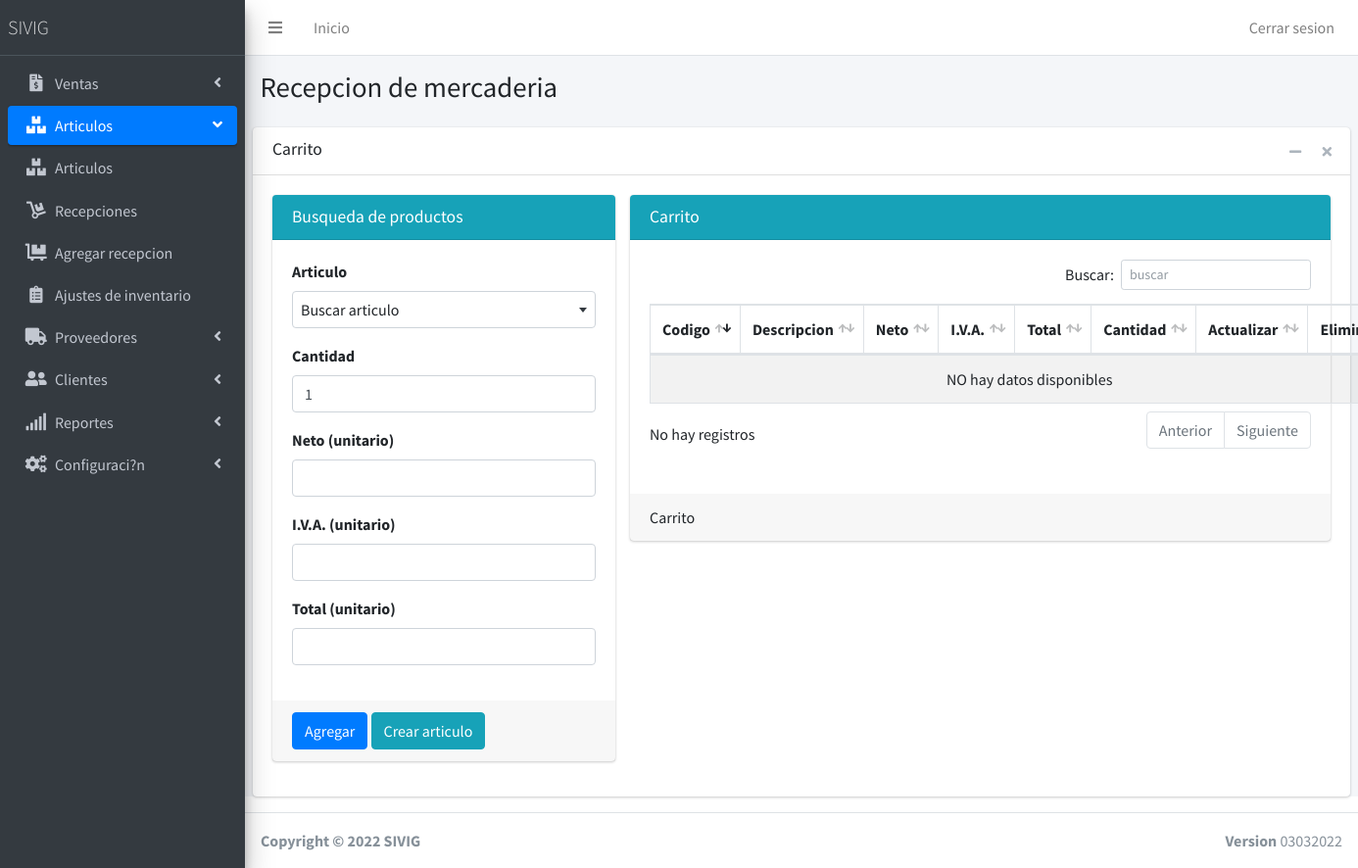
The app's page /AgregarRecepcion (signed in), older data.
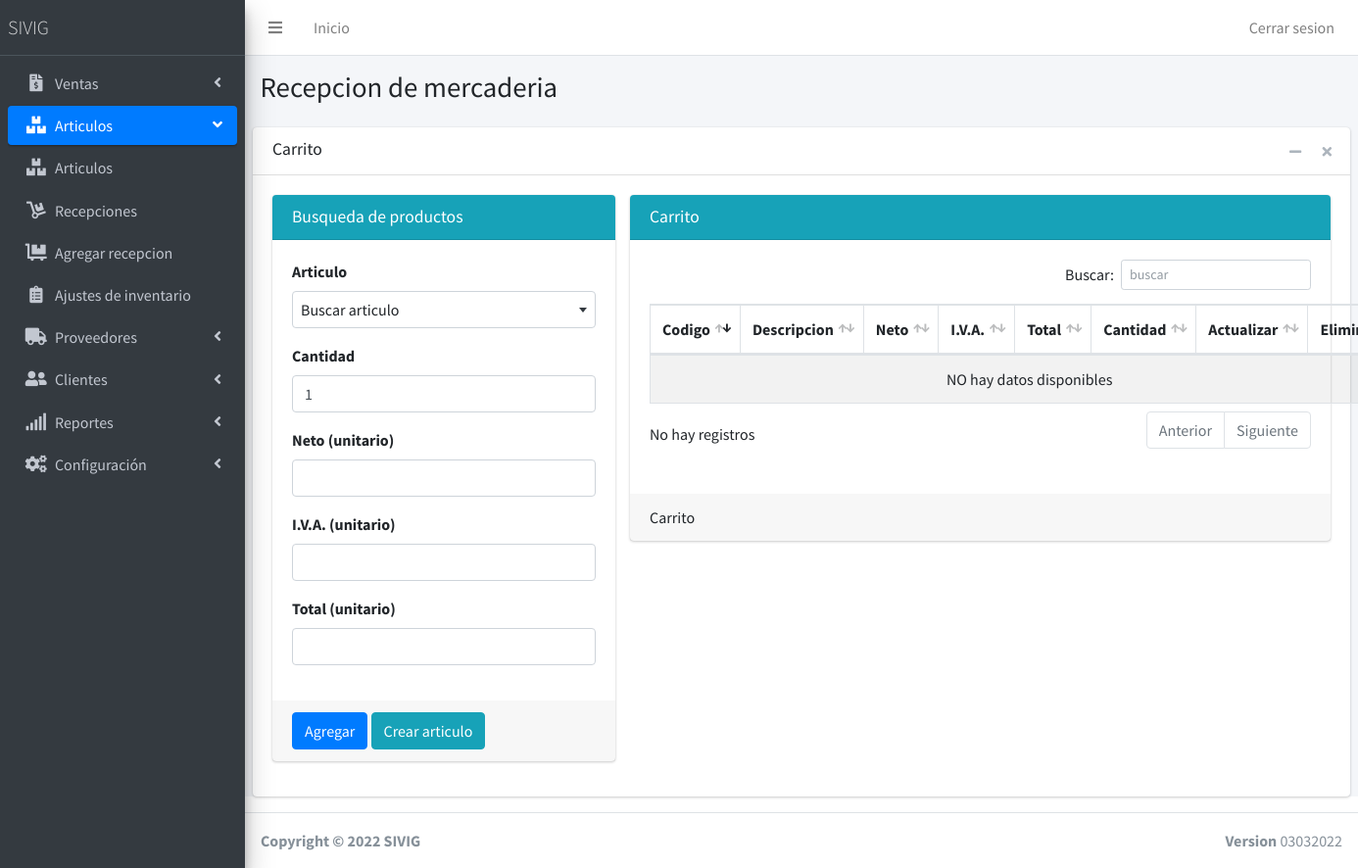
The same page, newer data.
### tables this page shows
CREATE TABLE grupospaginas (
  idgrupo int(11) NOT NULL,
  nombregrupo varchar(120) NOT NULL,
  imagengrupo varchar(120) NOT NULL,
  posicion int(11) NOT NULL
);

### Model/dbConection.php (called while the page is built)
<?php
class DB
{
	private $host;
	private $db;
	private $user;
	private $password;
	private $amb = 'DEV';
	public function __construct()
	{
		if ($this->amb == 'DEV') {
			$this->host = 'localhost';
			$this->db = 'sivig';
			$this->user = 'root';
			$this->password = '';
		} else {
			$this->host = 'localhost';
			$this->db = 'orhanoik_SIVIG';
			$this->user = 'orhanoik_sivig';
			$this->password = 'sivig2021-';
		}
	}
	public function connect()
	{
		try {
			$connection = "mysql:host=" . $this->host . ";dbname=" . $this->db;
			$options = [
				PDO::ATTR_ERRMODE => PDO::ERRMODE_EXCEPTION,
				PDO::ATTR_EMULATE_PREPARES => false,
				PDO::MYSQL_ATTR_INIT_COMMAND => "SET NAMES utf8",
			];
			$pdo = new PDO($connection, $this->user, $this->password, $options);
			return $pdo;
		} catch (PDOException $e) {
			print_r('Error conenection: ' . $e->getMessage());
		}
	}
}

### Controller/MenuController.php (called while the page is built, shortened)
<?php
include 'Model/dbConection.php';
class Menu extends DB{
        public function GetGrupoPagina($idpagina){
            $query = $this->connect()->prepare('SELECT grupopagina FROM paginas WHERE Idpagina = :idpagina');
            $query->execute(['idpagina' => $idpagina]);
            foreach ($query as $a) {
                $idgrupo = $a[0];
            }
        return $idgrupo;
    }
        public function GetGrupos(){
            $query = $this->connect()->prepare('SELECT * FROM grupospaginas ORDER BY posicion ASC');
            $query->execute();
            $grupos = array();
            foreach ($query as $g) {
                array_push($grupos, $g);
            }
            return $grupos;
           }
}
?>

### AgregarRecepcion.php (the view, shortened to what the changed rows need)
<?php
$idpagina = 8;
include 'Includes/partials/header.php';
include 'Includes/partials/menu.php';
?>
<div class="content-wrapper">
  <section class="content-header">
    <div class="container-fluid">
      <div class="row mb-2">
        <div class="col-sm-6">
          <h1>Recepcion de mercaderia</h1>
        </div>
      </div>
    </div>
  </section>
  <section class="content">
    <div class="card">
      <div class="card-body">
        <div class="row">
          <div class="col-md-8">
            <div class="card card-info">
              <div class="card-body">
                <table id="tabla2" class="table table-bordered table-striped">
                  <thead>
                    <tr>
                      <th>Codigo</th>
                      <th>Descripcion</th>
                      <th style="width: 90px">Neto</th>
                      <th style="width: 90px">I.V.A.</th>
                      <th style="width: 90px">Total</th>
                      <th style="width: 60px">Cantidad</th>
                      <th style="width: 60px">Actualizar</th>
                      <th style="width: 60px">Eliminar</th>
                    </tr>
                  </thead>
                </table>
              </div>
            </div>
          </div>
        </div>
      </div>
    </div>
  </section>
</div>
<?php
include 'Includes/partials/footer.php';
?>

### Includes/partials/menu.php (shortened to what the changed rows need)
<div class="wrapper">
    <aside class="main-sidebar sidebar-dark-primary elevation-4">
      <div class="sidebar">
        <nav class="mt-2">
          <ul class="nav nav-pills nav-sidebar flex-column" data-widget="treeview" role="menu" data-accordion="false">
                 <li class="nav-item has-treeview">
                <?php
        require './Controller/MenuController.php';
        $menu = new Menu();
        $activog = "";
        $open = "";
        $grupos = $menu->GetGrupos();
        if ($idpagina == 0) {
          $idgrupoactivo = 0;
        }else{
          $idgrupoactivo = $menu->GetGrupoPagina($idpagina);
        }
        foreach ($grupos as $g) {
          if($idgrupoactivo === $g['idgrupo']){
            $activog = "active";
            $open = "menu-open";
          }else{
            $activog = "";
            $open = "";
          }
          echo '
          <li class="nav-item has-treeview '.$open.'">
          <a href="#" class="nav-link '.$activog.'">
            <i class="nav-icon '. $g['imagengrupo'] .'"></i>
            <p>
              '. $g['nombregrupo'].'
              <i class="right fas fa-angle-left"></i>
            </p>
          </a>
          <ul class="nav nav-treeview">';
      echo '
          </ul>
         ';
      echo '
      </li>
     ';
        }
        ?>
                </ul>
        </nav>
      </div>
    </aside>

Row changes from the older to the newer data that the page shows:
changed grupospaginas: nombregrupo "Configuraci?n" → "Configuración"
